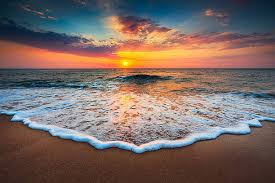
#> input picture practice wave.jpg, 275 x 183 px
$ python wave_analysis.py
#> lines starting #> are read from the running program, lines starting #| are printed output that depends on the picture; after the words box and inside, x2 and y2 are one past the last pixel; in counts of white or black regions, pixels touching at a corner belong together
import cv2
import numpy as np
import matplotlib.pyplot as plt

# Load the image
image_path = 'practice wave.jpg'
img = cv2.imread(image_path)
#> img is the input picture: shape (183, 275, 3); mean B, G, R 99.5, 105, 121.7

if img is None:
    print(f"Error: Could not load image from {image_path}")
    exit(1)

# Convert to grayscale
gray = cv2.cvtColor(img, cv2.COLOR_BGR2GRAY)
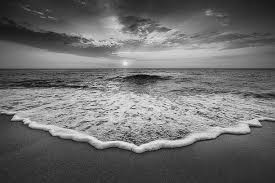
#> gray: shape (183, 275); min 5, max 246, mean 109.3

# Apply Gaussian blur to reduce noise
blurred = cv2.GaussianBlur(gray, (5, 5), 0)
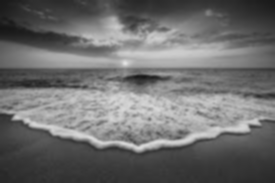
#> blurred: shape (183, 275); min 21, max 227, mean 109.3

# Apply edge detection
edges = cv2.Canny(blurred, 50, 150)
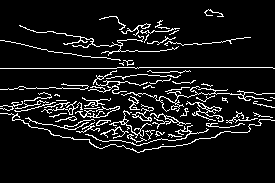
#> edges: shape (183, 275); 8.9% white in thin lines or dots, all inside (x1, y1, x2, y2) = (0, 9, 275, 153)

# Find the middle column of the image
middle_x = img.shape[1] // 2
#> middle_x = 137

# Extract the middle column of the edge-detected image
middle_column = edges[:, middle_x]
#> middle_column = 183 values, max 255 at index 26, min 0 at index 0, mean 34.84

# Find the wave boundaries (top and bottom edges)
wave_points = np.where(middle_column > 0)[0]
#> wave_points = 25 values from 26 to 152

if len(wave_points) < 2:
    print("Could not detect clear wave boundaries in the middle of the image")
    # Try with a broader area around the middle
    middle_area = edges[:, middle_x-10:middle_x+10]
    wave_points = np.where(np.any(middle_area > 0, axis=1))[0]

if len(wave_points) >= 2:
    # Calculate wave height in pixels
    wave_top = wave_points.min()
#> wave_top = 26
    wave_bottom = wave_points.max()
#> wave_bottom = 152
    wave_height_pixels = wave_bottom - wave_top
#> wave_height_pixels = 126
    print(f"Wave height in the middle: {wave_height_pixels} pixels")
#| Wave height in the middle: 126 pixels

    # Visualize the results
    result_img = img.copy()
    cv2.line(result_img, (middle_x, wave_top), (middle_x, wave_bottom), (0, 0, 255), 2)
    cv2.putText(result_img, f"Height: {wave_height_pixels}px",
                (middle_x + 10, (wave_top + wave_bottom) // 2),
                cv2.FONT_HERSHEY_SIMPLEX, 0.7, (0, 0, 255), 2)
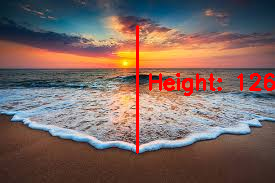
#> result_img: shape (183, 275, 3); mean B, G, R 97.1, 102, 124.5

    # Convert from BGR to RGB for matplotlib
    result_img_rgb = cv2.cvtColor(result_img, cv2.COLOR_BGR2RGB)

    # Display the results
    plt.figure(figsize=(12, 8))

    plt.subplot(221)
    plt.title('Original Image')
    plt.imshow(cv2.cvtColor(img, cv2.COLOR_BGR2RGB))

    plt.subplot(222)
    plt.title('Edge Detection')
    plt.imshow(edges, cmap='gray')

    plt.subplot(223)
    plt.title('Wave Height Measurement')
    plt.imshow(result_img_rgb)

    plt.subplot(224)
    plt.title('Middle Column Profile')
    plt.plot(middle_column, range(len(middle_column)))
    plt.axhline(y=wave_top, color='r', linestyle='-', alpha=0.5)
    plt.axhline(y=wave_bottom, color='r', linestyle='-', alpha=0.5)
    plt.gca().invert_yaxis()  # Invert y-axis to match image coordinates

    plt.tight_layout()
    plt.savefig('wave_analysis_result.png')
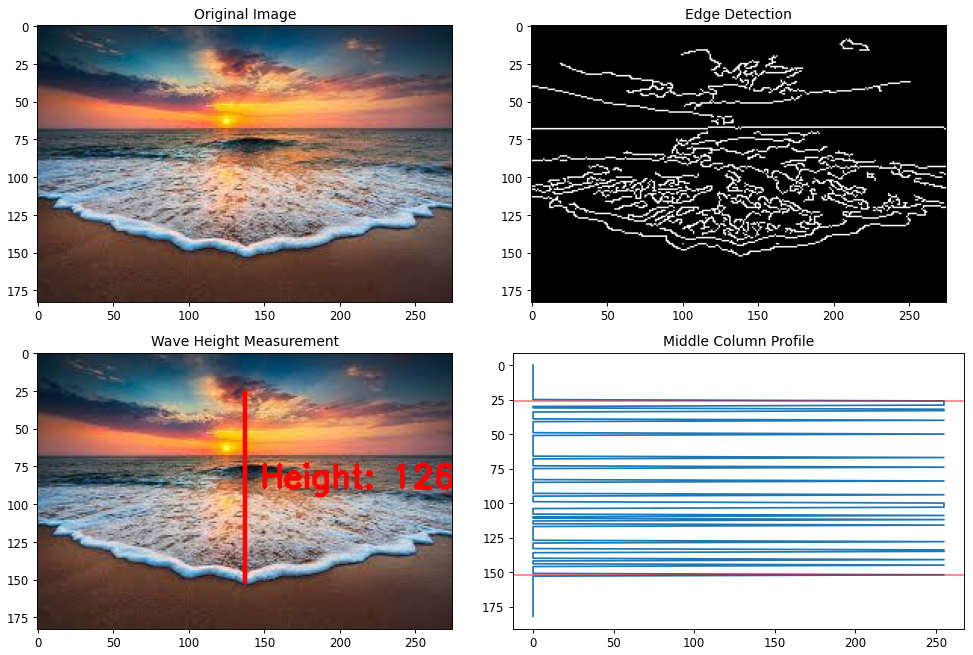
#> figure drawn by matplotlib, 4 panels
    plt.show()
else:
    print("Could not detect wave boundaries in the image")

$ run again, with frame_135.jpg copied over practice wave.jpg
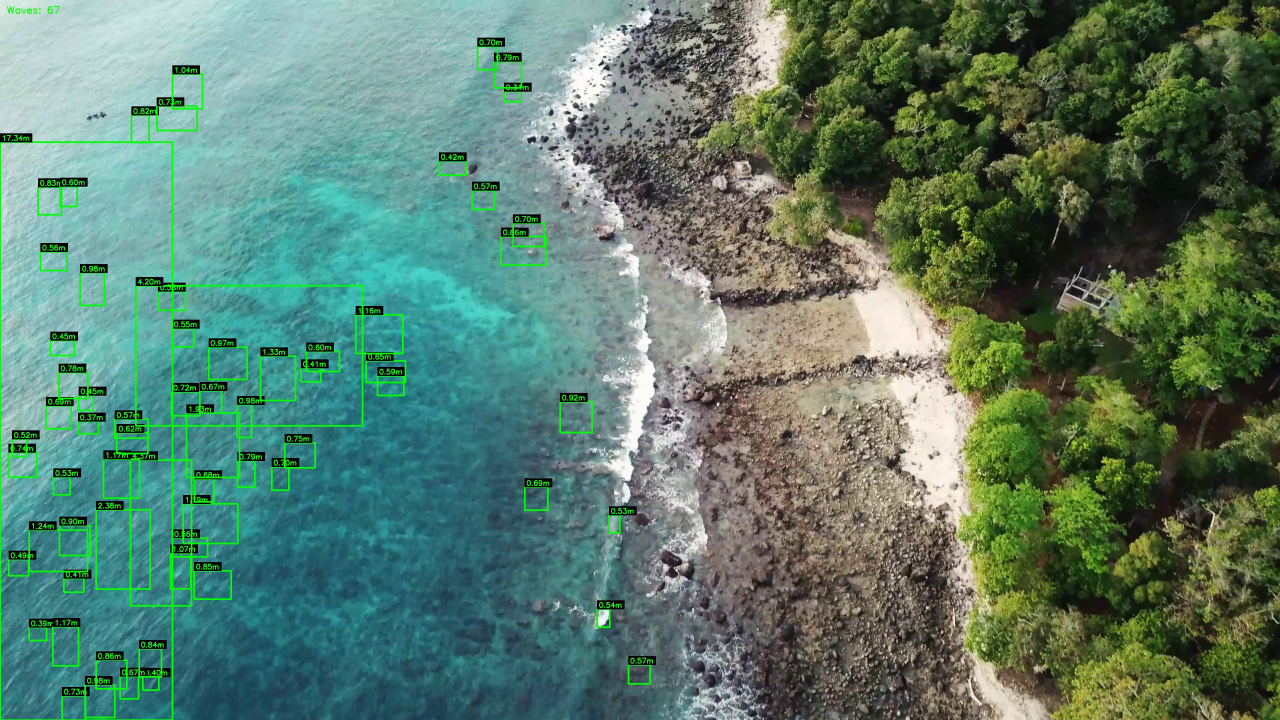
#> input picture frame_135.jpg, 3840 x 2160 px (shown at 1/3 size)
#> img is the input picture: shape (2160, 3840, 3); mean B, G, R 106.2, 123.8, 90.4
#> `edges = cv2.Canny(blurred, 50, 150)`:
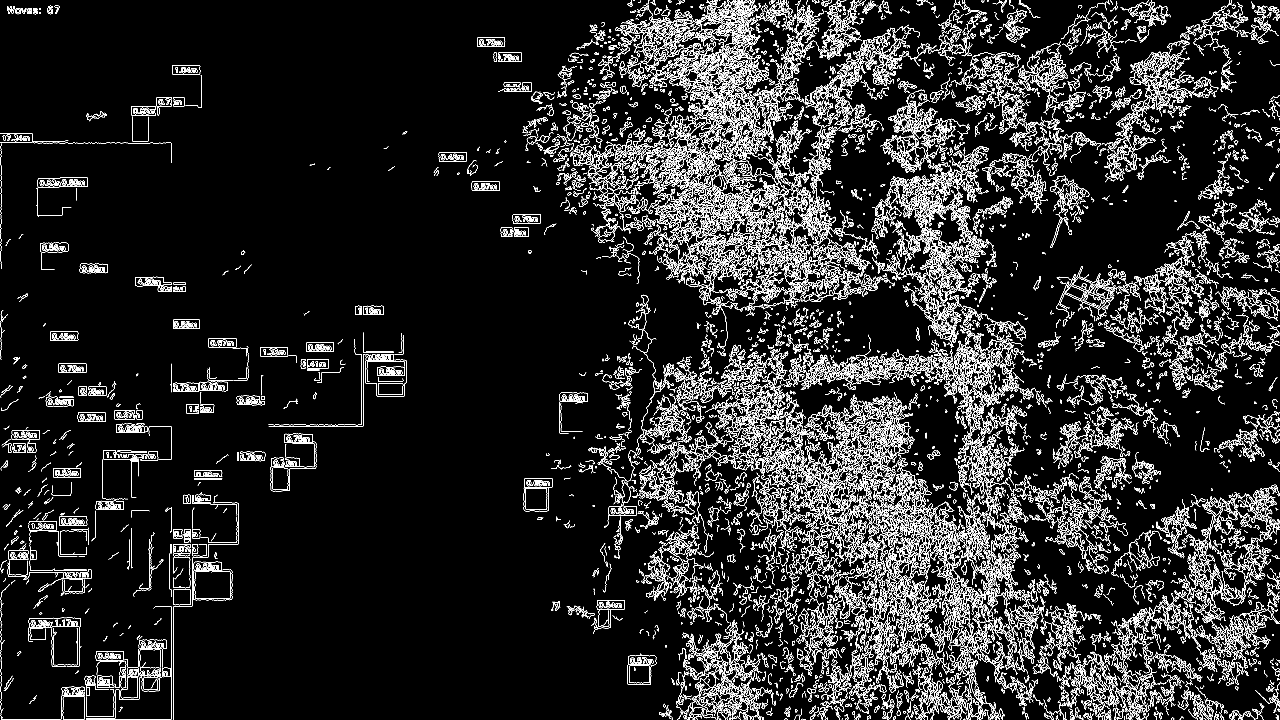
#> edges: shape (2160, 3840) (shown at 1/3 size); 7% white in thin lines or dots
#> middle_column = 2160 values, max 255 at index 6, min 0 at index 0, mean 17.71
#> wave_points = 150 values from 6 to 2053
#> wave_top = 6
#> wave_bottom = 2053
#> wave_height_pixels = 2047
#| Wave height in the middle: 2047 pixels
#> `plt.savefig('wave_analysis_result.png')`:
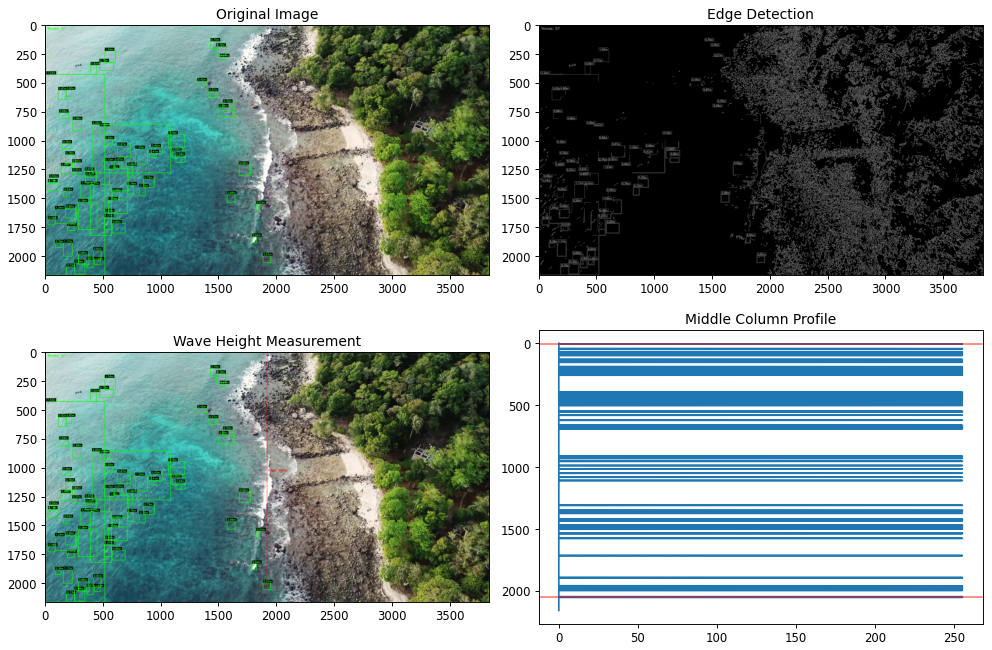
#> figure drawn by matplotlib, 4 panels
